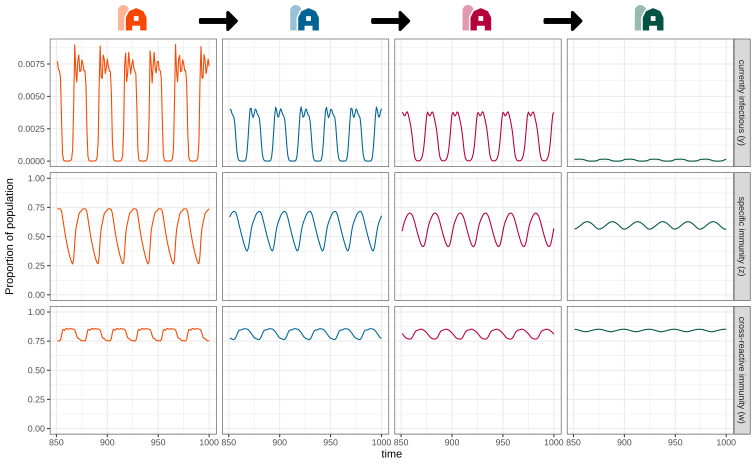

This figure's R source:
library(magrittr)
library(tidyverse)
library(tidygraph)
library(JuliaCall)
library(ggraph)
library(facetscales)
library(patchwork)

julia_setup()
julia_source("../../code/multipop_MANTIS.jl")

my_cols <- c("#f74700", "#016394", "#b6003b", "#005342")
scales_y <- list(
  `currently infectious (y)`    = scale_y_continuous(),
  `specific immunity (z)`       = scale_y_continuous(limits = c(0, 1)),
  `cross-reactive immunity (w)` = scale_y_continuous(limits = c(0, 1))
)

## structural parameters
set.seed(0)
struct <- c(2, 2)
strains <- expand.grid(lapply(struct, seq, from=1, by=1) %>%
                         setNames(str_c("locus", 1:length(.))))
n_populations <- 4
# initial_conditions <- rep(0.00001, prod(struct) * n_populations)
initial_conditions <- runif(prod(struct) * n_populations) %>%
  matrix(n_populations, prod(struct)) %>%
  apply(1, . %>% {. / (5 * sum(.))}) %>%
  t()
## dynamical parameters
beta <- 40            # Infection rate
gamma <- 0.75         # partial cross-protective immunity (cpi)
sigma <- 10           # recovery rate
mu <- 0.05            # disease induced mortality
# delta <- NA           # increase in cpi per allele (not yet implemented)
# epsilon <- 0          # seasonality

movement_rate <- 0.05
chi <- matrix(c(-movement_rate, 0, 0, 0,
                movement_rate, -movement_rate, 0, 0,
                0, movement_rate, -movement_rate, 0,
                0, 0, movement_rate, 0), 4, 4)

timeseries <- julia_call("runMANTIS", strainstructure=struct, tstep=1, tmax=1000,
                         beta=beta, gamma=gamma, sigma=sigma, mu=mu, chi=chi,
                         initvals=initial_conditions)$timeseries %>%
  set_colnames(c(expand.grid(str_c("Population_", 1:n_populations),
                             str_c("Strain_", apply(strains, 1, str_c, collapse="")),
                             c("y", "z", "w")) %>% apply(1, str_c, collapse="."),
                 "time")) %>%
  gather("details", "prevalence", -time) %>%
  separate(details, c("population", "strain", "equation"), "\\.") %>%
  mutate(variable = factor(equation, levels=c("y", "z", "w"),
                           labels=c("currently infectious (y)",
                                    "specific immunity (z)",
                                    "cross-reactive immunity (w)")),
         population = factor(population, levels=c("Population_1", "Population_2", "Population_3", "Population_4"),
                             labels=c("Population A", "Population B", "Population C", "Population D"))) %>%
  as_tibble()

ggplot(timeseries %>% filter(time > 0.85*max(time), strain == "Strain_11")) +
  aes(colour=population, y=prevalence, x=time) +
  geom_line() +
  facet_grid_sc(rows=vars(variable), cols=vars(population), scales=list(y=scales_y)) +
  scale_colour_manual(values=my_cols) +
  ylab("Proportion of population") +
  theme_bw() +
  theme(legend.position="none",
        strip.text.x=element_blank(),
        strip.background.x=element_blank())
# ggsave("dampening-cycles.svg", width=10.5, height=6)

aaa <- ggplot(timeseries %>% filter(time > 0.85*max(time), population == "Population A", equation == "y")) +
  aes(colour=strain, y=prevalence, x=time) +
  geom_line() +
  facet_grid(strain~variable) +
  scale_colour_manual(values=my_cols) +
  ylab("Proportion of population") +
  theme_bw() +
  theme(legend.position="none",
        strip.text.y=element_blank(),
        strip.background.y=element_blank())
bbb <- ggplot(timeseries %>% filter(time > 0.85*max(time), population == "Population A", equation == "z")) +
  aes(colour=strain, y=prevalence, x=time) +
  geom_line() +
  facet_grid(strain~variable) +
  scale_colour_manual(values=my_cols) +
  scale_y_continuous(limits=0:1) +
  ylab("Proportion of population") +
  theme_bw() +
  theme(legend.position="none",
        axis.title.y=element_blank(),
        strip.text.y=element_blank(),
        strip.background.y=element_blank())
ccc <- ggplot(timeseries %>% filter(time > 0.85*max(time), population == "Population A", equation == "w")) +
  aes(colour=strain, y=prevalence, x=time) +
  geom_line() +
  facet_grid(strain~variable) +
  scale_colour_manual(values=my_cols) +
  scale_y_continuous(limits=0:1) +
  ylab("Proportion of population") +
  theme_bw() +
  theme(legend.position="none",
        axis.title.y=element_blank(),
        axis.text.y=element_blank(),
        axis.ticks.y=element_blank())
aaa + bbb + ccc
# ggsave("dampening-cycles_all_strains.svg", width=10.5, height=6)
